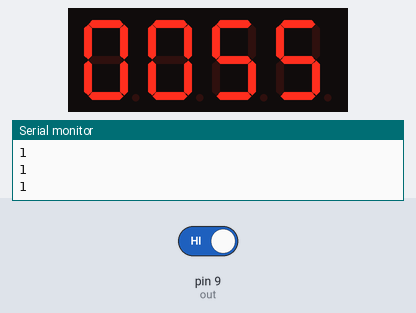
This sketch was run on a simulated Arduino Uno, built with avr-gcc and run on an emulated ATmega328P. Shown: 4-digit seven-segment display, the last lines printed to the serial monitor. The test bench sets the inputs (shaded band); at power-on: pin 9 (out) HIGH.

Above: at 1.2 s.
1.3 s: pin 9 (out) driven LOW
At 2.1 s:
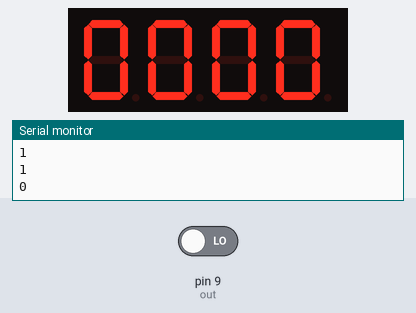
2.8 s: pin 9 (out) driven HIGH
At 3.0 s:
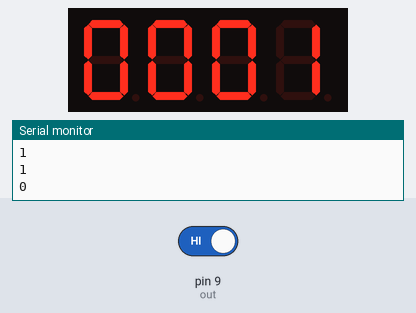
4.3 s: pin 9 (out) driven LOW
At 5.3 s:
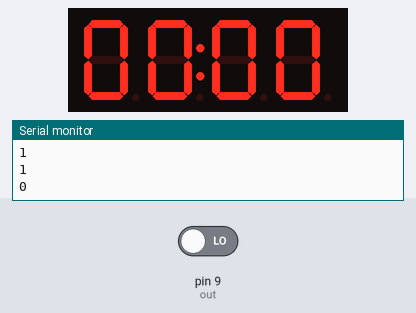
Timing chart, 0 to 7.3 s (numbered marks = the images above; inputs shaded):
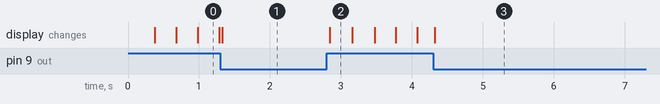

Measured:
- after the input at 2.8 s, the display: changes at once (image 2)

The sketch:

timer_program_new.ino
```cpp
 #include <TM1637.h> //library for timer display
//pin location and variables for display
int a,b,c,d;
int clk = 2;
int dio = 3;
TM1637 tm(clk,dio);

//storing each display number
int disp0;
int disp1;
int disp2;
int disp3;
//variables and pin locations for sensor
const int out= 9;
//for flag value to execute each paticular stage
int stage;

void setup() {
  // put your setup code here, to run once:
  pinMode(out,INPUT);
  //pinMode(echo,INPUT);
  Serial.begin(9600);
  tm.init();
  tm.set(4);
}

void loop() {
  // put your main code here, to run repeatedly:
while(digitalRead(9)==0)
 {
  if(stage==7){
    //making the completed time displayed to go back to zero
    tm.display(0,disp0);
    tm.display(1,disp1);
    tm.display(2,disp2);
    tm.display(3,disp3);
    digitalRead(9);
  }
  else
  {
  stage = 1;
  tm.point(1);
  tm.display(0,0);
  tm.display(1,0);
  tm.display(2,0);
  tm.display(3,0);
  digitalRead(9);
  }
 }
stage =2;
while(digitalRead(9)==1)
{
 tm.display(0,0);
 tm.display(1,0);
 tm.display(2,0);
 tm.display(3,0);
 for(a=0;a<2;a++)
 {tm.display(0,a);
   for(b=0;b<10;b++)
   { tm.display(1,b);
     for(c=0;c<10;c++)
     {tm.display(2,c);
       for(d=0;d<10;d++)
       {
         tm.display(3,d);
         //storing of numbers
         delay(10);
         //to stop timer
         //the sensor says that the cubes back
         Serial.println(digitalRead(9));
         if((digitalRead(9)==0)&&(stage==2)){

            break;
         }
       }
     if((digitalRead(9)==0)&&(stage==2)){
            break;
      }
    }
   if((digitalRead(9)==0)&&(stage==2)){
            break;
     }

    }

  if((digitalRead(9)==0)&&(stage==2)){
            stage = 3;
            break;
  }
 }
 }
while((digitalRead(9)==0)&& (stage==3))
 {
  tm.display(0,0);
  tm.display(1,0);
  tm.display(2,0);
  tm.display(3,0);
  digitalRead(9);
 }
stage = 4;
while(digitalRead(9)== 1)
{
 for(a=0;a<2;a++)
 {tm.display(0,a);
   for(b=0;b<10;b++)
   { tm.display(1,b);
     for(c=0;c<10;c++)
     {tm.display(2,c);
       for(d=0;d<10;d++)
       {
         tm.display(3,d);
         //storing of numbers
         delay(10);
         //to stop timer
         //the sensor says that the cubes back
         if((digitalRead(9)==0)&&(stage==4)){
            break;
         }
       }
     if((digitalRead(9)==0)&&(stage==4)){
            break;
      }
    }
   if((digitalRead(9)==0)&&(stage==4)){
            break;
     }

    }

  if((digitalRead(9)==0)&&(stage==4)){
            stage = 5;
            break;
  }
 }
 }
//checking to assign stage 1: object near sensor
while(digitalRead(9)==0)
 {//checking if the function is repeated
  digitalRead(9);
  //displays start state
  tm.point(1);
  tm.display(0,0);
  tm.display(1,0);
  tm.display(2,0);
  tm.display(3,0);
 }
stage = 6;
//when its away its stage 2: the timer begins its display
while(digitalRead(9)==1)
 {

 //display loop
 //the tm.display command is used for displaying the number in the given position
 //left hand parameter before the , is the position : it is in this order |0|1|2|3|

 for(a=0;a<6;a++)
 {tm.display(0,a);
   for(b=0;b<10;b++)
   { tm.display(1,b);
     for(c=0;c<10;c++)
     {tm.display(2,c);
       for(d=0;d<10;d++)
       {
         tm.display(3,d);
         //storing of numbers
         disp0 = a;
         disp1 = b;
         disp2 = c;
         disp3 = d;
         delay(10);
         //to stop timer
         //the sensor says that the cubes back
         if((digitalRead(9)==0)&&(stage==6)){

            break;
         }
       }
     if((digitalRead(9)==0)&&(stage==6)){
            break;
      }
    }
   if((digitalRead(9)==0)&&(stage==6)){
            break;
     }

    }

  if((digitalRead(9)==0)&&(stage==6)){
            stage = 7;
            break;
  }
 }
 }
tm.display(0,disp0);
tm.display(1,disp1);
tm.display(2,disp2);
tm.display(3,disp3);
}
```
